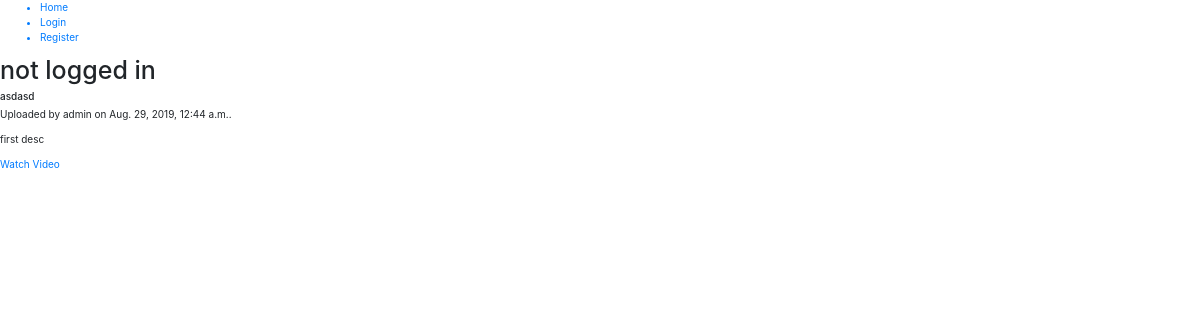
The app's page /, older data.
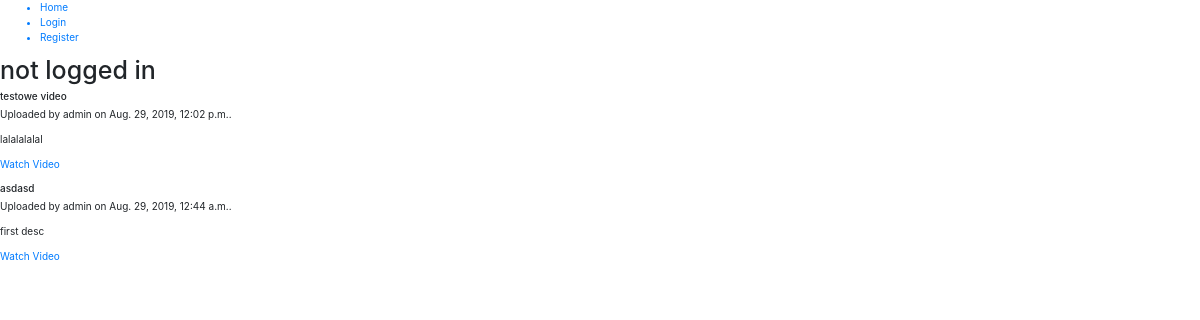
The same page, newer data.
### youtube/models.py (models this page shows)
class Video(models.Model):
    title = models.CharField(max_length=100)
    description = models.TextField()
    file = models.FileField(upload_to=get_file_path, blank=True, null=True,
                            validators=[validate_file_extension]
                            )
    date_added = models.DateTimeField(blank=False, null=False, auto_now=True)
    user = models.ForeignKey('auth.User', on_delete=models.CASCADE,
                             related_name='videos')
    like = models.IntegerField(default=0, blank=True, null=False)
    dislike = models.IntegerField(default=0, blank=True, null=False)

### youtube/views.py (the view)
# urls.py: path('', views.HomeView.as_view(), name='home'),
class HomeView(View):
    template_name = 'youtube/home.html'
    def get(self, request):
        context = {}
        recent_videos = Video.objects.order_by('-date_added')[:8]
        context['recent_videos'] = recent_videos
        return render(request, self.template_name, context)

### youtube/templates/youtube/home.html (shortened to what this page needs)
{% extends "base.html" %}
{% block body %}
{% if user.is_authenticated %}
   <h1>logged in</h1>
{% else %}
   <h1>not logged in</h1>
{% endif %}
{% for video in recent_videos %}
    <div>
        <h6>{{video.title}}</h6>
        <p>Uploaded by {{video.user}} on {{video.date_added}}. </p>
        <p>{{video.description}}</p>
        <p><a href='/video/{{ video.id }}'>Watch Video</a></p>
    </div>
{% endfor %}
{% endblock %}

### templates/base.html (shortened to what this page needs)
<!DOCTYPE html>
<html>
    <head>
        <link rel="stylesheet" href="https://maxcdn.bootstrapcdn.com/bootstrap/3.3.7/css/bootstrap.min.css">
        <link rel="stylesheet" href="https://stackpath.bootstrapcdn.com/bootstrap/4.1.3/css/bootstrap.min.css">
    </head>
    <body>
        {% include "navbar.html" %}
        {% block body %}
        {% endblock %}
    </body>
</html>

### templates/navbar.html
<nav>
    <ul>
        <a href="/"><li>Home</li></a>
        {% if user.is_authenticated %}
            <a href="/logout/"><li>Logout</li></a>
            <a href="/add_video/"><li>Add Video</li></a>
        {% else %}
            <a href="/login/"><li>Login</li></a>
            <a href="/register/"><li>Register</li></a>
        {% endif %}
    </ul>
</nav>

Row changes from the older to the newer data that the page shows:
added Video: title "testowe video", user "admin", date_added "Aug. 29, 2019, 12:02 p.m.", description "lalalalalal"
